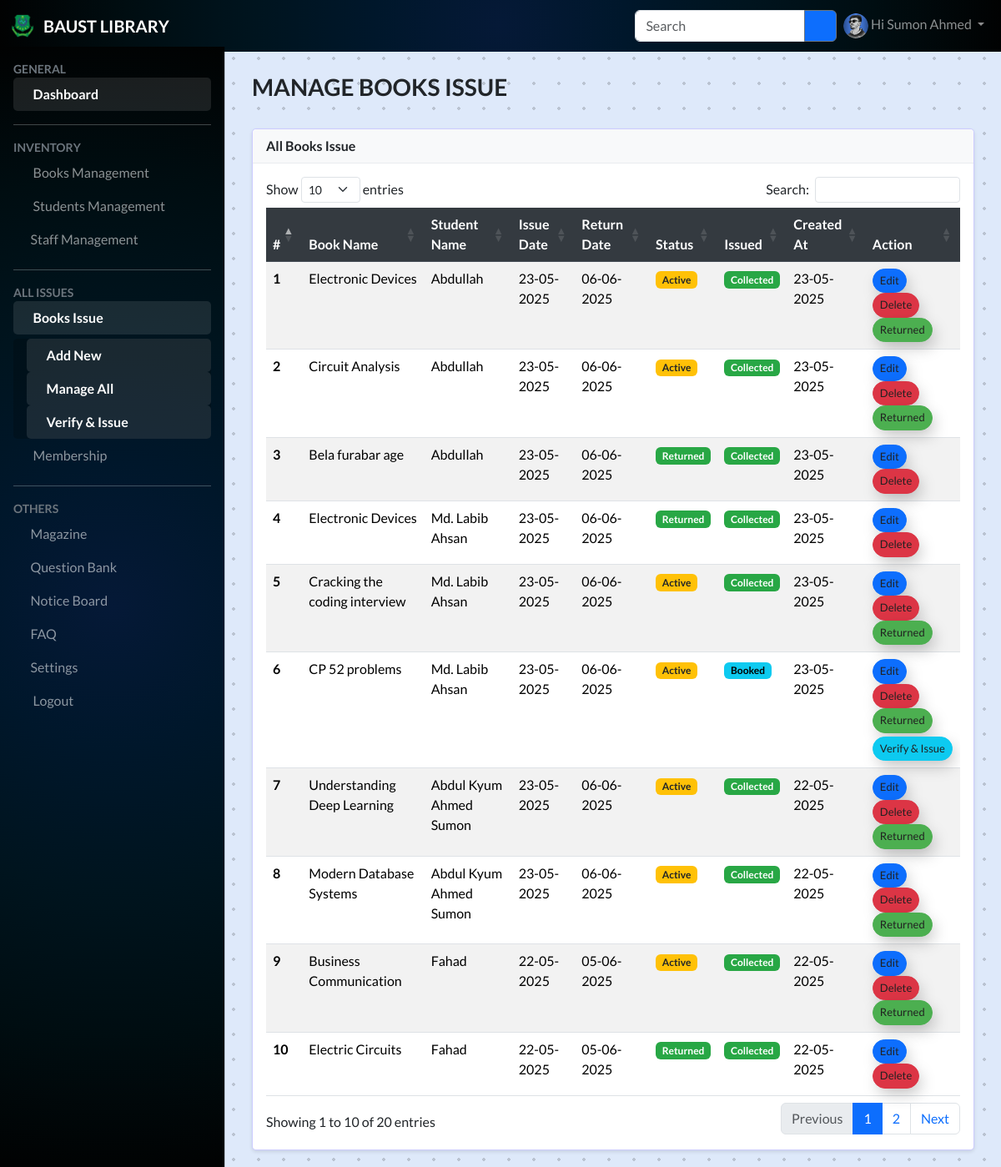
The page /loans/index.php (signed in) on the database its author committed.
### tables this page shows
CREATE TABLE `book_loans` (
  `id` int(11) NOT NULL,
  `book_id` int(11) DEFAULT NULL,
  `student_id` int(11) DEFAULT NULL,
  `loan_date` date DEFAULT NULL,
  `return_date` date DEFAULT NULL,
  `is_return` tinyint(1) NOT NULL DEFAULT 0,
  `issued_at` timestamp NULL DEFAULT NULL,
  `created_at` timestamp NOT NULL DEFAULT current_timestamp(),
  `updated_at` timestamp NULL DEFAULT NULL
);

CREATE TABLE `books` (
  `id` int(11) NOT NULL,
  `title` varchar(255) DEFAULT NULL,
  `author` varchar(255) DEFAULT NULL,
  `publication_year` varchar(10) DEFAULT NULL,
  `isbn` varchar(255) DEFAULT NULL,
  `category_id` int(11) DEFAULT NULL,
  `status` tinyint(1) NOT NULL DEFAULT 1,
  `shelf_no` varchar(255) DEFAULT NULL,
  `created_at` timestamp NOT NULL DEFAULT current_timestamp(),
  `updated_at` timestamp NULL DEFAULT NULL
);

CREATE TABLE `students` (
  `id` int(11) NOT NULL,
  `name` varchar(255) DEFAULT NULL,
  `phone_no` varchar(15) DEFAULT NULL,
  `email` varchar(255) DEFAULT NULL,
  `password` varchar(255) DEFAULT NULL,
  `address` text DEFAULT NULL,
  `status` tinyint(1) NOT NULL DEFAULT 1,
  `verified` tinyint(1) NOT NULL DEFAULT 0,
  `created_at` timestamp NOT NULL DEFAULT current_timestamp(),
  `updated_at` timestamp NULL DEFAULT NULL,
  `dept_id` varchar(255) DEFAULT NULL,
  `dept` varchar(255) DEFAULT NULL,
  `reg_no` int(255) DEFAULT NULL,
  `Username` varchar(255) DEFAULT NULL
);

### models/loan.php (called while the page is built, shortened)
<?php
function getLoans($conn)
{
    $sql = "select l.*, b.title as book_title, s.name as student_name
        from book_loans l
        inner join books b on b.id = l.book_id
        inner join students s on s.id = l.student_id
        order by l.id desc;
    ";
    $result = $conn->query($sql);
    return $result;
}

### loans/index.php (the view, shortened to what this page needs)
<?php
include_once(DIR_URL . "config/database.php");
include_once(DIR_URL . "models/loan.php");
if (isset($_GET['student_id'])) {
    $student_id = $_GET['student_id'];
    $loans = getStudentLoans($conn, $student_id);
    include_once(DIR_URL . "models/student.php");
    $student_result = getStudentById($conn, $student_id);
    if ($student_result->num_rows > 0) {
        $student = mysqli_fetch_assoc($student_result);
    }
} else {
    $loans = getLoans($conn);
}
include_once(DIR_URL . "include/header.php");
include_once(DIR_URL . "include/topbar.php");
include_once(DIR_URL . "include/sidebar.php");
?>
<main class="mt-5 pt-3" style="box-sizing:border-box; padding: 20px">
    <div class="container-fluid">
        <div class="row dashboard-counts">
            <div class="col-md-12 mt-4">
                <h3 class="fw-bold text-uppercase">
                    <?php if (isset($student)) : ?>
                        Book Bookings for <?php echo $student['name']; ?> (ID: <?php echo $student['dept_id']; ?>)
                        <a href="<?php echo BASE_URL; ?>loans" class="btn btn-primary btn-sm float-end">Show All Bookings</a>
                    <?php else : ?>
                        Manage Books Issue
                    <?php endif; ?>
                </h3>
            </div>
            <div class="col-md-12 mt-4">
                <div class="card">
                    <div class="card-header">
                        <?php echo isset($student) ? 'Student Bookings' : 'All Books Issue'; ?>
                    </div>
                    <div class="card-body">
                        <div class="table-responsive">
                            <table id="data-table" class="table table-responsive table-striped" style="width:100%">
                                <thead class="table-dark">
                                    <tr>
                                        <th scope="col">#</th>
                                        <th scope="col">Book Name</th>
                                        <th scope="col">Student Name</th>
                                        <th scope="col">Issue Date</th>
                                        <th scope="col">Return Date</th>
                                        <th scope="col">Status</th>
                                        <th scope="col">Issued</th>
                                        <th scope="col">Created At</th>
                                        <th scope="col">Action</th>
                                    </tr>
                                </thead>
                                <tbody>
                                    <?php
                                    if ($loans->num_rows > 0) {
                                        $i = 1;
                                        while ($row = $loans->fetch_assoc()) {
                                    ?>
                                            <tr>
                                                <th scope="row"><?php echo $i++ ?></th>
                                                <td><?php echo $row['book_title'] ?></td>
                                                <td><?php echo $row['student_name'] ?></td>
                                                <td>
                                                    <?php echo date("d-m-Y", strtotime($row['loan_date'])) ?>
                                                </td>
                                                <td><?php echo date("d-m-Y", strtotime($row['return_date'])) ?></td>
                                                <td>
                                                    <?php
                                                    if ($row['is_return'] == 1)
                                                        echo '<span class="badge text-bg-success">Returned</span>';
                                                    else echo '<span class="badge text-bg-warning">Active</span>';
                                                    ?>
                                                </td>
                                                <td>
                                                    <?php
                                                    if (isset($row['issued_at']) && !empty($row['issued_at']))
                                                        echo '<span class="badge text-bg-success">Collected</span>';
                                                    else echo '<span class="badge text-bg-info">Booked</span>';
                                                    ?>
                                                </td>
                                                <td><?php echo date("d-m-Y", strtotime($row['created_at'])) ?></td>
                                                <td>
                                                    <a href="<?php echo BASE_URL ?>loans/edit.php?id=<?php echo $row['id'] ?><?php echo isset($_GET['student_id']) ? '&student_id=' . $_GET['student_id'] : ''; ?>" class="btn btn-primary btn-sm">
                                                        Edit
                                                    </a>
                                                    <a onclick="return confirm('Are you sure?')" href="<?php echo BASE_URL ?>loans?action=delete&id=<?php echo $row['id'] ?><?php echo isset($_GET['student_id']) ? '&student_id=' . $_GET['student_id'] : ''; ?>" class="btn btn-danger btn-sm">
                                                        Delete
                                                    </a>
                                                    <?php
                                                    if (!$row['is_return']) { ?>
                                                        <a href="<?php echo BASE_URL ?>loans?action=status&id=<?php echo $row['id'] ?>&status=1<?php echo isset($_GET['student_id']) ? '&student_id=' . $_GET['student_id'] : ''; ?>" class="btn btn-success btn-sm">
                                                            Returned
                                                        </a>
                                                    <?php } ?>
                                                    <?php if (!isset($row['issued_at']) || empty($row['issued_at'])) { ?>
                                                        <a href="<?php echo BASE_URL ?>loans/verify.php?booking_id=<?php echo $row['id'] ?>" class="btn btn-info btn-sm mt-1">
                                                            Verify & Issue
                                                        </a>
                                                    <?php } ?>
                                                </td>
                                            </tr>
                                        <?php }
                                    } else { ?>
                                        <tr>
                                            <td colspan="9" class="text-center">No bookings found</td>
                                        </tr>
                                    <?php } ?>
                                </tbody>
                            </table>
                        </div>
                    </div>
                </div>
            </div>
        </div>
    </div>
</main>
<?php include_once(DIR_URL . "include/footer.php") ?>

### assets/css/style.css (style rules this page uses)
body { font-family: "Lato", sans-serif; background-color: #f5f5f5; height: 100vh; }
a:link { text-decoration: none; }
:root { --offcanvas-width: 270px; --topNavbarHeight: 56px; }
@media (min-width: 992px) { body { overflow: auto !important; } }
@media (min-width: 992px) { main { margin-left: var(--offcanvas-width); } }
.container1 { height: 100%; background-color:#dee9fa; background-image: radial-gradient(rgba(12, 12, 12, 0.171) 2px, transparent 0); background-size: 30px 30px; background-position: -5px -5px; }
.card { background: rgb(255, 255, 255); border-radius: 5px; border: 1px solid rgba(0, 0, 255, .2); transition: all .2s; box-shadow: 10px 10px 2px 1px rgba(0, 0, 255, .2); }
body { margin: auto; overflow: auto; animation: gradient 300s ease infinite; background-size: 400% 400%; background-attachment: fixed; }
.btn-sm { border-radius: 999px; color: #212121; z-index: 1; position: relative; font-weight: 400; font-size: 13px; -webkit-box-shadow: 4px 8px 19px -3px rgba(0,0,0,0.27); box-shadow: 4px 8px 19px -3px rgba(0,0,0,0.27); transition: all 250ms; overflow: hidden; }
.btn-sm::before { content: ""; position: absolute; top: 0; left: 0; height: 100%; width: 0; border-radius:999px; background-color: #212121; z-index: -1; -webkit-box-shadow: 4px 8px 19px -3px rgba(0,0,0,0.27); box-shadow: 4px 8px 19px -3px rgba(0,0,0,0.27); transition: all 250ms }

### assets/css/custom.css (style rules this page uses)
.btn-success { background-color: #4CAF50; border-color: #4CAF50; }
.card { box-shadow: 0 2px 4px rgba(0, 0, 0, 0.1); }
.card-header { background-color: #f8f9fa; border-bottom: 1px solid #eaecef; font-weight: bold; }
.table thead th, .table-dark th, .table-striped > thead > tr, .table > thead { background-color: #343a40 !important; color: white !important; font-weight: bold; border-color: #454d55 !important; }
.table th { font-weight: bold; }
.table-striped > tbody > tr:nth-of-type(odd) { background-color: rgba(0, 0, 0, 0.025); }
.table-striped > tbody > tr:nth-of-type(even) { background-color: #ffffff; }
.badge.text-bg-success { background-color: #28a745 !important; }
.badge.text-bg-warning { background-color: #ffc107 !important; color: #212529 !important; }

### rows shown on the page
book_loans: book.title "Electronic Devices", student.name "Abdullah", loan_date "23-05-2025", return_date "06-06-2025", is_return "Active", shows "Collected", created_at "23-05-2025"
book_loans: book.title "Circuit Analysis", student.name "Abdullah", loan_date "23-05-2025", return_date "06-06-2025", is_return "Active", shows "Collected", created_at "23-05-2025"
book_loans: book.title "Bela furabar age", student.name "Abdullah", loan_date "23-05-2025", return_date "06-06-2025", is_return "Returned", shows "Collected", created_at "23-05-2025"
book_loans: book.title "Electronic Devices", student.name "Md. Labib Ahsan", loan_date "23-05-2025", return_date "06-06-2025", is_return "Returned", shows "Collected", created_at "23-05-2025"
book_loans: book.title "Cracking the coding interview", student.name "Md. Labib Ahsan", loan_date "23-05-2025", return_date "06-06-2025", is_return "Active", shows "Collected", created_at "23-05-2025"
book_loans: book.title "CP 52 problems", student.name "Md. Labib Ahsan", loan_date "23-05-2025", return_date "06-06-2025", is_return "Active", shows "Booked", created_at "23-05-2025"
book_loans: book.title "Understanding Deep Learning", student.name "Abdul Kyum Ahmed Sumon", loan_date "23-05-2025", return_date "06-06-2025", is_return "Active", shows "Collected", created_at "22-05-2025"
book_loans: book.title "Modern Database Systems", student.name "Abdul Kyum Ahmed Sumon", loan_date "23-05-2025", return_date "06-06-2025", is_return "Active", shows "Collected", created_at "22-05-2025"
book_loans: book.title "Business Communication", student.name "Fahad", loan_date "22-05-2025", return_date "05-06-2025", is_return "Active", shows "Collected", created_at "22-05-2025"
book_loans: book.title "Electric Circuits", student.name "Fahad", loan_date "22-05-2025", return_date "05-06-2025", is_return "Returned", shows "Collected", created_at "22-05-2025"

### other values the page prints
$_SESSION['user']['name'] "Sumon Ahmed"
